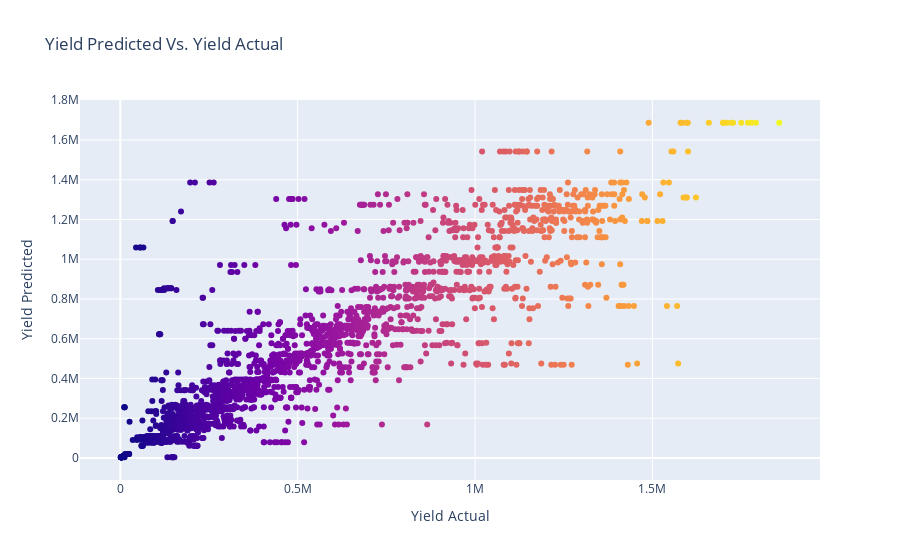

The code cell stored with this chart in its notebook:
### Code cell
random_x = np.linspace(0, 1, 2313)

fig = go.Figure(data = go.Scatter(x = yield_acc['yield_actual'], y=yield_acc['yield_predicted'],mode = 'markers', 
                                  marker_color=yield_acc['yield_actual']))

fig.update_layout(title='Yield Predicted Vs. Yield Actual',
                 xaxis_title="Yield Actual",
                yaxis_title="Yield Predicted",)
fig.show()

### Figure 1 — Plotly figure (JSON) as saved in the notebook; plotly's stock layout.template omitted (floating-point values rounded to 4 significant figures; data arrays with more than 128 entries replaced by an {"elided": "..."} marker saying what was removed)
{"data": [{"marker": {"color": {"elided": "2313 int values"}}, "mode": "markers", "type": "scatter", "x": {"elided": "2313 int values"}, "y": {"elided": "2313 int values"}}], "layout": {"title": {"text": "Yield Predicted Vs. Yield Actual"}, "xaxis": {"title": {"text": "Yield Actual"}}, "yaxis": {"title": {"text": "Yield Predicted"}}}}
